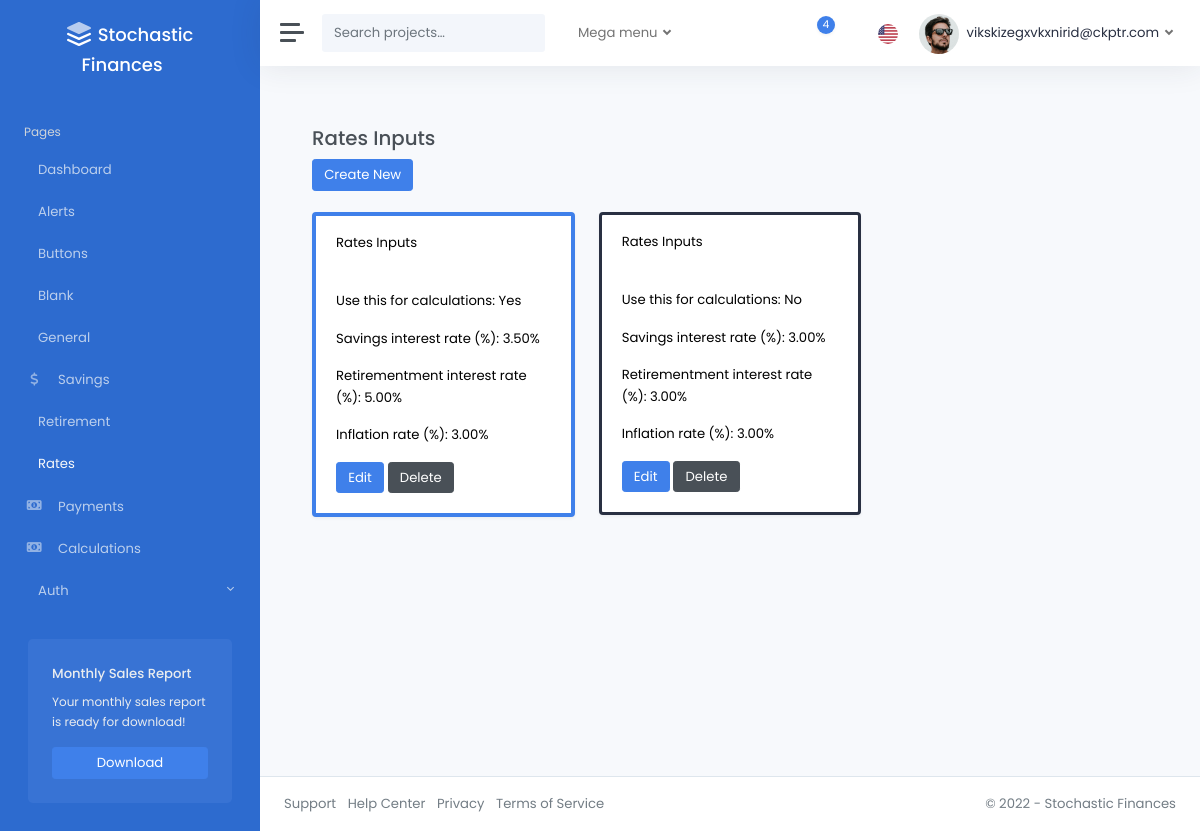
/rates/ (signed in), run on the app's committed database.
### accounts/models.py (models this page shows, shortened)
class CustomUser(AbstractUser):
    pass

### pages/models.py (models this page shows)
class RatesInputsModel(models.Model):
    is_active = models.BooleanField(default=False)
    base_rf_interest_per_yr = models.FloatField(
        validators=[validate_rates_per_yr, decimal_validator]
    )
    base_mkt_interest_per_yr = models.FloatField(
        validators=[validate_rates_per_yr, decimal_validator]
    )
    base_inflation_per_yr = models.FloatField(
        validators=[validate_rates_per_yr, decimal_validator]
    )
    created_by = models.ForeignKey(
        CustomUser,
        related_name="rates_inputs",
        on_delete=models.CASCADE,
        null=True,
        blank=True,
    )
    modified_at = models.DateTimeField(auto_now=True)
    class Meta:
        verbose_name_plural = "Rates_Inputs"

### pages/views.py (the view)
# urls.py: path("rates/", rates_inputs_dashboard, name="rates_inputs_dashboard"),
@login_required
def rates_inputs_dashboard(request):
    rates_inputs_models = RatesInputsModel.objects.filter(created_by=request.user)
    return render(
        request,
        "pages/rates_inputs.html",
        {"rates_inputs": rates_inputs_models},
    )

### templates/pages/rates_inputs.html (shortened to what this page needs)
{% extends 'layouts/_base.html' %}
{% load static %}
{% block content %}
<div class="container">
    <br />
    <h3>Rates Inputs</h3>
    <div>
        <a href="{% url 'rates_inputs_create'%}" class="btn btn-primary">Create New</a>
    </div>
<br />
<div class="row">
    {% for item in rates_inputs %}
        <div class="col-md-4">
            <div class="card shadow {% if item.is_active %}border-primary{% else %}border-dark{% endif %} mb-3 text-black" style="border-width: {% if item.is_active %}4px{% else %}3px{% endif %};">
                <div class="card-header">Rates Inputs</div>
                <div class="card-body">
                    <p class="card-text">Use this for calculations: {{ item.is_active|yesno|title }}</p>
                    <p class="card-text">Savings interest rate (%): {{ item.base_rf_interest_per_yr|floatformat:"2g" }}%</p>
                    <p class="card-text">Retirementment interest rate (%): {{ item.base_mkt_interest_per_yr|floatformat:"2g" }}%</p>
                    <p class="card-text">Inflation rate (%): {{ item.base_inflation_per_yr|floatformat:"2" }}%</p>
                    <a href="{% url 'rates_inputs_edit' item.id %}" class="btn btn-primary">Edit</a>
                    <a href="{% url 'rates_inputs_delete' item.id %}" class="btn btn-secondary">Delete</a>
                  </div>
                </div>
              </div>
            {% endfor %}
</div>
</div>
{% endblock %}

### templates/layouts/includes/navbar.html (shortened to what this page needs)
{% load static %}
<nav class="navbar navbar-expand navbar-light navbar-bg">
  <a class="sidebar-toggle">
    <i class="hamburger align-self-center"></i>
  </a>
  <form class="d-none d-sm-inline-block">
    <div class="input-group input-group-navbar">
      <input type="text" class="form-control" placeholder="Search projects…" aria-label="Search">
      <button class="btn" type="button">
      </button>
    </div>
  </form>
  <ul class="navbar-nav">
    <li class="nav-item px-2 dropdown">
      <a class="nav-link dropdown-toggle" href="#" id="servicesDropdown" role="button" data-bs-toggle="dropdown" aria-haspopup="true" aria-expanded="false">
        Mega menu
      </a>
    </li>
  </ul>
  <div class="navbar-collapse collapse">
    <ul class="navbar-nav navbar-align">
      <li class="nav-item dropdown">
        <a class="nav-icon dropdown-toggle" href="#" id="messagesDropdown" data-bs-toggle="dropdown">
          <div class="position-relative">
            <span class="indicator">4</span>
          </div>
        </a>
      </li>
      <li class="nav-item dropdown">
        <a class="nav-icon dropdown-toggle" href="#" id="alertsDropdown" data-bs-toggle="dropdown">
        </a>
      </li>
      <li class="nav-item dropdown">
        <a class="nav-flag dropdown-toggle" href="#" id="languageDropdown" data-bs-toggle="dropdown">
          <img src="{% static 'img/flags/us.png' %}" alt="English" />
        </a>
      </li>
      {% if user.is_authenticated %}
        <li class="nav-item dropdown">
          <a class="nav-link dropdown-toggle d-none d-sm-inline-block" href="#" data-bs-toggle="dropdown">
            <img src="{% static 'img/avatars/avatar.jpg' %}" class="avatar img-fluid rounded-circle me-1" alt="{{ user.email }}" /> <span class="text-dark">{{ user.email }}</span>
          </a>
        </li>
      {% else %}
        <li class="nav-item">
          <a class="nav-link" href="{% url 'account_login' %}">Sign In <i class="ml-2" data-feather="log-in"></i></a>
        </li>
      {% endif %}
    </ul>
  </div>
</nav>

### data on the page
CustomUser: email "vikskizegxvkxnirid@ckptr.com"
RatesInputsModel: is_active "Yes", base_rf_interest_per_yr "3.50", base_mkt_interest_per_yr "5.00", base_inflation_per_yr "3.00"
RatesInputsModel: is_active "No", base_rf_interest_per_yr "3.00", base_mkt_interest_per_yr "3.00", base_inflation_per_yr "3.00"
